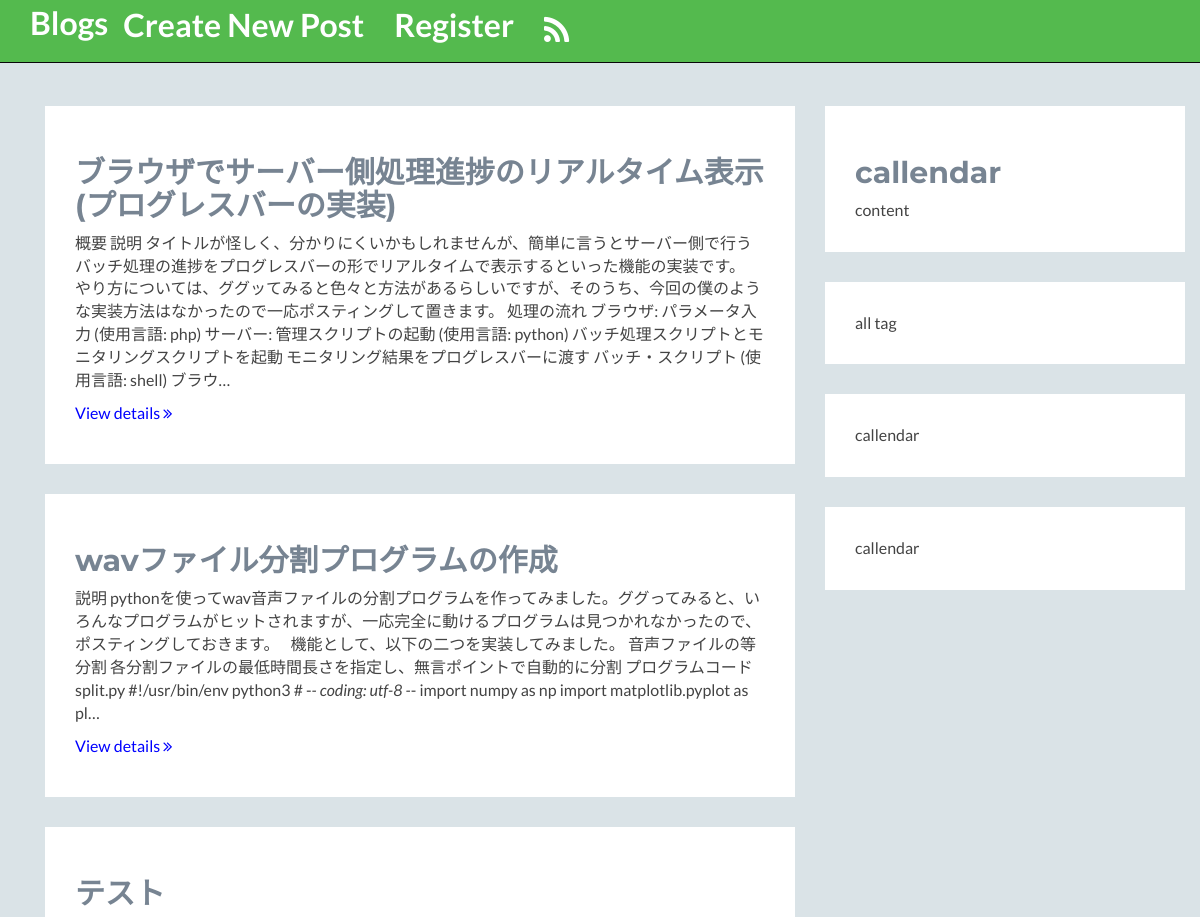
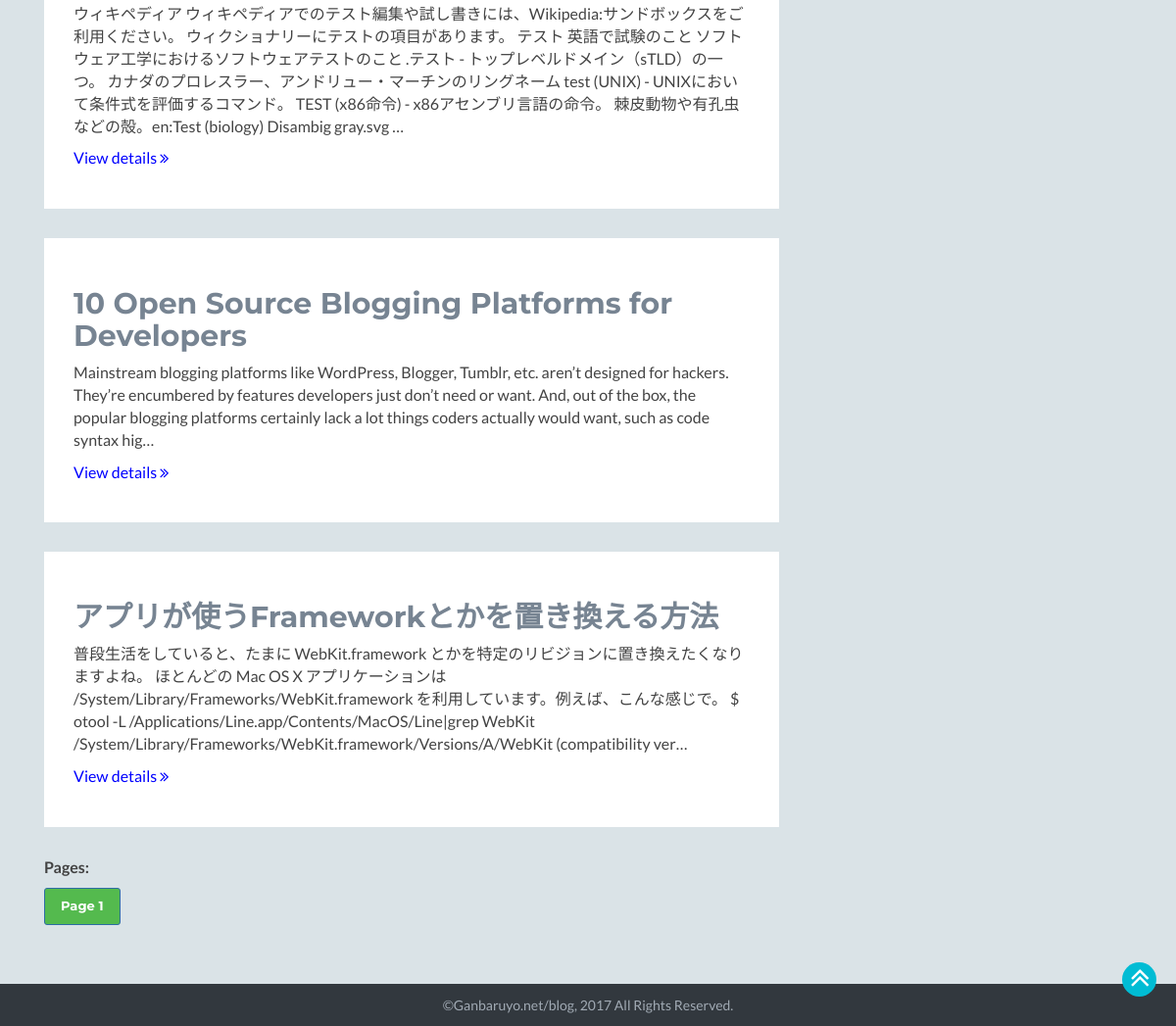
/, run on an earlier commit of the app's database (2 pictures, top to bottom).
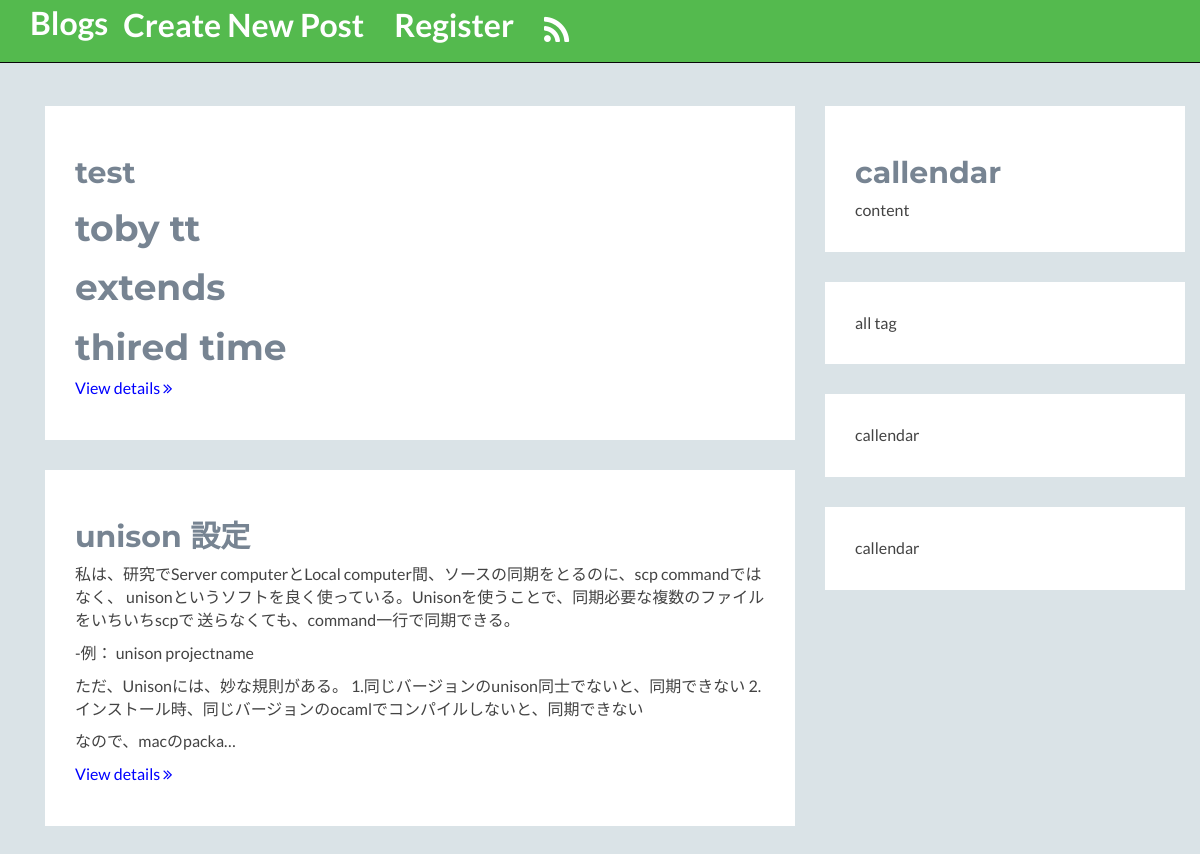
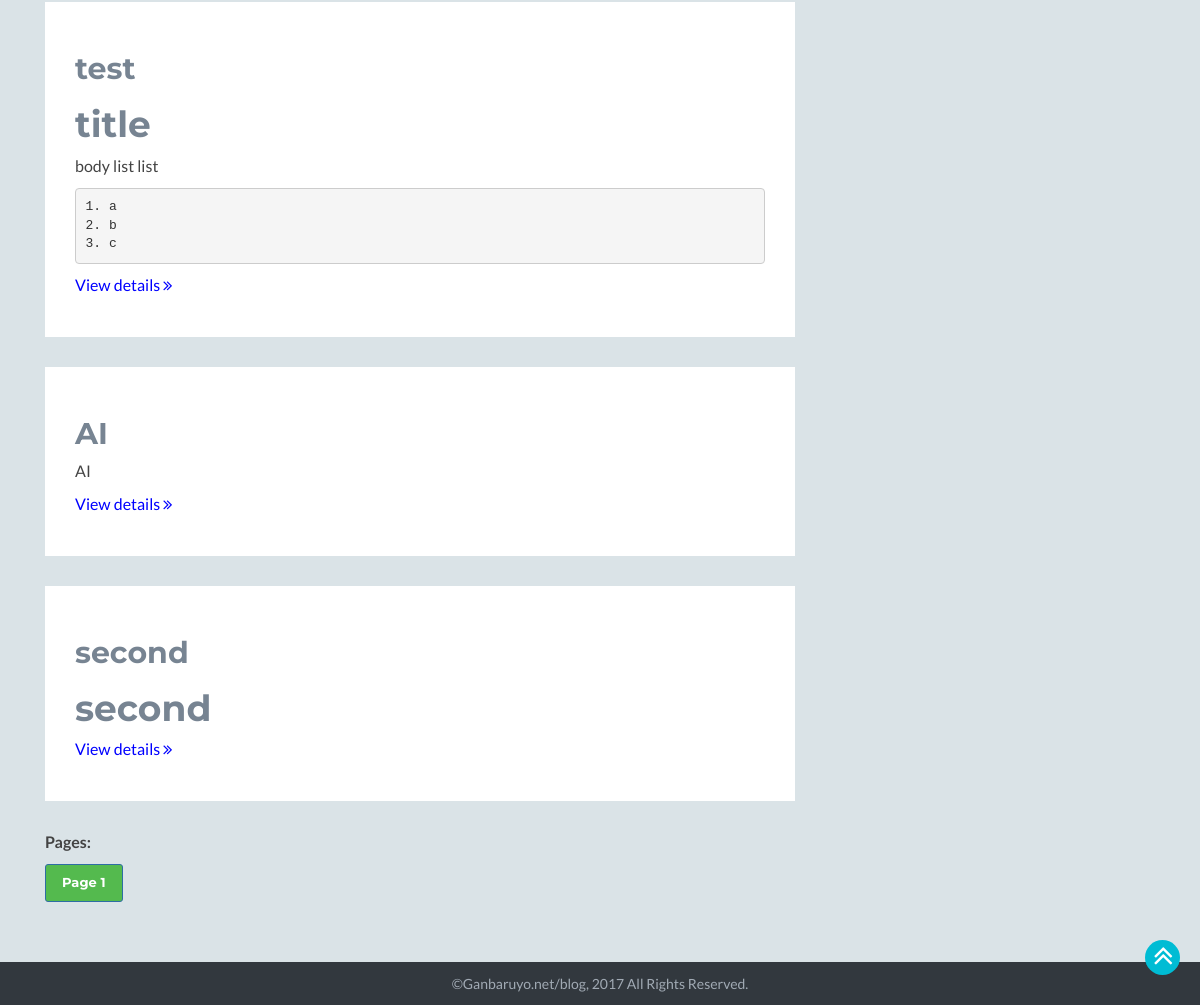
And on a later commit of the database (2 pictures, top to bottom).
### myblog/models.py (models this page shows, shortened)
class MyBlog(models.Model):
    title = models.CharField(max_length=255)
    body = MarkdownxField()
    tags = models.ManyToManyField(Tag)
    author = models.ForeignKey(User, null=True)
    publishing_date = models.DateTimeField(auto_now_add=True)
    slug = models.SlugField()

### myblog/views.py (the view)
# urls.py: url(r'^$', BlogListView.as_view(), name='blog_list'),
class BlogListView(ListView):
    model = MyBlog
    template_name = "blog_list.html"
    def get_context_data(self, **kwargs):
        context = super().get_context_data(**kwargs)
        blog_list = MyBlog.objects.all().order_by('-publishing_date')[:5]
        page = int(self.request.GET.get('page')) -1 if self.request.GET.get('page') else None
        if page and page>0:
            context['object_list'] = blog_list[page*6-1: page*6+6]
        else:
            context['object_list'] = blog_list[0:6]
        pagination = list()
        for i in range(int(blog_list.count()/6)+1):
            pagination.append(i+1)
        context['pagination'] = pagination
        return context

### templates/blog_list.html (shortened to what this page needs)
{% extends 'base.html' %}
{% load markdown_deux_tags %}
{% block content %}
    <div class="container sections-wrapper">
        <div class="row">
            <div class="primary col-md-8 col-sm-12 col-xs-12">
                {% for blog in object_list %}
                <section class="about section" id="aboutme">
                    <div class="section-inner">
                        <h2>{{ blog.title }}</h2>
                        <div class="content">
                            {{ blog.body|markdown|safe|escape|truncatechars:300 }}
                        </div>
                        <p><a role="button" href="{% url 'blog_details' slug=blog.slug %}" style="color: blue;">View details
                        <i class="fa fa-angle-double-right" aria-hidden="true"></i></a></p>
                    </div>
                </section>
                {% endfor %}
            </div>
            <div class="secondary col-md-4 col-sm-12 col-xs-12">
                <aside class="info aside section">
                    <div class="section-inner">
                            <h2>callendar</h2>
                        <div class="content">
                            content
                        </div>
                    </div>
                </aside>
                <aside class="info aside section">
                    <div class="section-inner">
                        <div class="content">
                            all tag
                        </div>
                    </div>
                </aside>
                <aside class="info aside section">
                    <div class="section-inner">
                        <div class="content">
                            callendar
                        </div>
                    </div>
                </aside>
                <aside class="info aside section">
                    <div class="section-inner">
                        <div class="content">
                            callendar
                        </div>
                    </div>
                </aside>
            </div>
        </div>
        <div class="row1">
            <p><b>Pages:</b></p>
            {% for item in pagination %}
            <a class="btn btn-sm btn-primary" href="?page={{ item }}"
             onmouseover="this.style.color='black';" onmouseout="this.style.color='white';" style="color:white; text-decoration: none; background: #54ba4e;"><font size="2" style="font-weight: bold; ">Page {{ item }}</font></a>
            {% endfor %}
        </div>
    </div>
{% endblock %}

What changed in the data, as far as the page shows it:
no longer on this page (row unchanged): MyBlog: title "ブラウザでサーバー側処理進捗のリアルタイム表示 (プログレスバーの実装)", body "概要 説明 タイトルが怪しく、分かりにくいかもしれませんが、簡単に言うとサーバー側で行うバッチ処理の進捗をプログレスバーの形でリアルタイムで表示するといった機能の実装です。 やり方については、ググッてみると色々と方法があるらしいですが、そのうち、今回の僕のような実装方法はなかったので一応ポスティングして置きます。 処理の流れ ブラウザ: パラメータ入力 (使用言語: php) サーバー: 管理スクリプトの起動 (使用言語: python) バッチ処理スクリプトとモニタリングスクリプトを起動 モニタリング結果をプログレスバーに渡す バッチ・スクリプト (使用言語: shell) ブラウ…"
no longer on this page (row unchanged): MyBlog: title "wavファイル分割プログラムの作成", body "説明 pythonを使ってwav音声ファイルの分割プログラムを作ってみました。ググってみると、いろんなプログラムがヒットされますが、一応完全に動けるプログラムは見つかれなかったので、ポスティングしておきます。 機能として、以下の二つを実装してみました。 音声ファイルの等分割 各分割ファイルの最低時間長さを指定し、無言ポイントで自動的に分割 プログラムコード split.py #!/usr/bin/env python3 # - - coding: utf-8 - - import numpy as np import matplotlib.pyplot as pl…"
no longer on this page (row unchanged): MyBlog: title "テスト", body "ウィキペディア ウィキペディアでのテスト編集や試し書きには、Wikipedia:サンドボックスをご利用ください。 ウィクショナリーにテストの項目があります。 テスト 英語で試験のこと ソフトウェア工学におけるソフトウェアテストのこと .テスト - トップレベルドメイン（sTLD）の一つ。 カナダのプロレスラー、アンドリュー・マーチンのリングネーム test (UNIX) - UNIXにおいて条件式を評価するコマンド。 TEST (x86命令) - x86アセンブリ言語の命令。 棘皮動物や有孔虫などの殻。en:Test (biology) Disambig gray.svg …"
no longer on this page (row unchanged): MyBlog: title "10 Open Source Blogging Platforms for Developers", body "Mainstream blogging platforms like WordPress, Blogger, Tumblr, etc. aren’t designed for hackers. They’re encumbered by features developers just don’t need or want. And, out of the box, the popular blogging platforms certainly lack a lot things coders actually would want, such as code syntax hig…"
no longer on this page (row unchanged): MyBlog: title "アプリが使うFrameworkとかを置き換える方法", body "普段生活をしていると、たまに WebKit.framework とかを特定のリビジョンに置き換えたくなりますよね。 ほとんどの Mac OS X アプリケーションは /System/Library/Frameworks/WebKit.framework を利用しています。例えば、こんな感じで。 $ otool -L /Applications/Line.app/Contents/MacOS/Line|grep WebKit /System/Library/Frameworks/WebKit.framework/Versions/A/WebKit (compatibility ver…"
added MyBlog: title "test", body "toby tt extends thired time"
added MyBlog: title "unison 設定", body "私は、研究でServer computerとLocal computer間、ソースの同期をとるのに、scp commandではなく、 unisonというソフトを良く使っている。Unisonを使うことで、同期必要な複数のファイルをいちいちscpで 送らなくても、command一行で同期できる。 -例： unison projectname ただ、Unisonには、妙な規則がある。 1.同じバージョンのunison同士でないと、同期できない 2.インストール時、同じバージョンのocamlでコンパイルしないと、同期できない なので、macのpacka…"
added MyBlog: title "test", body "title body list list 1. a 2. b 3. c"
added MyBlog: title "AI", body "AI"
added MyBlog: title "second", body "second"
